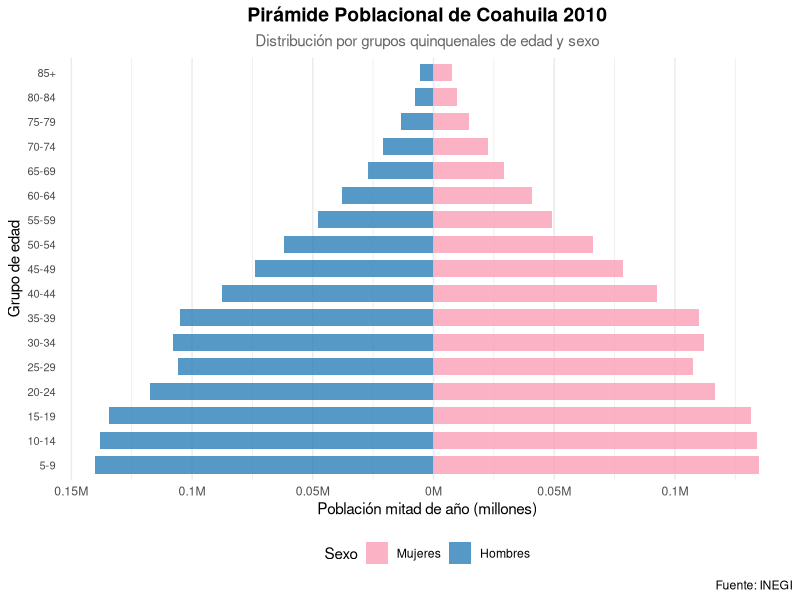
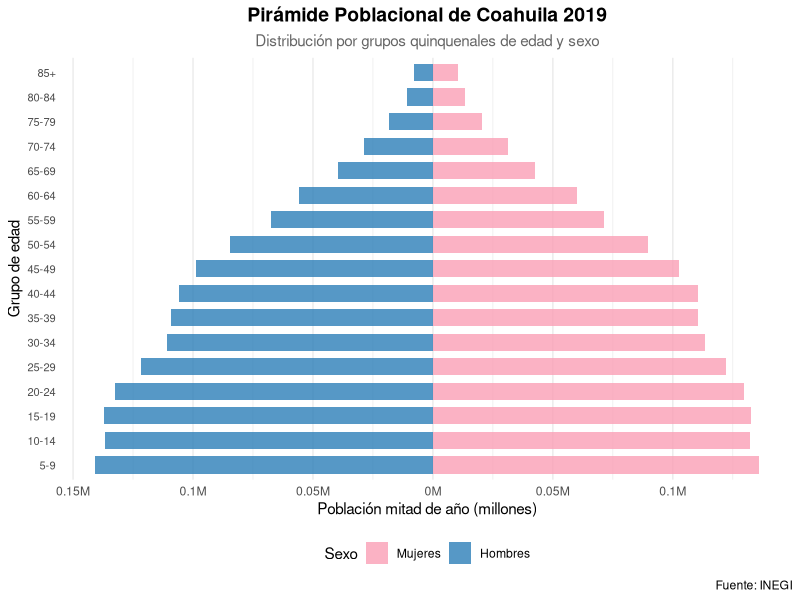
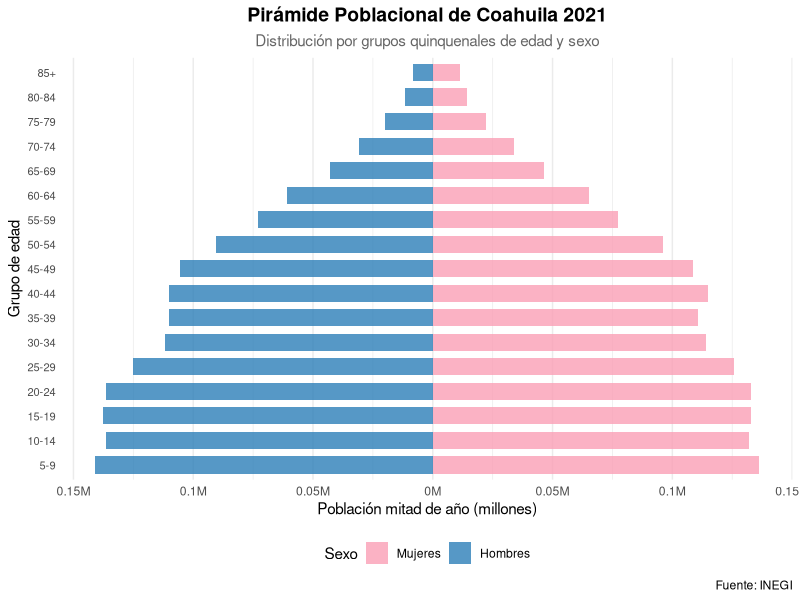
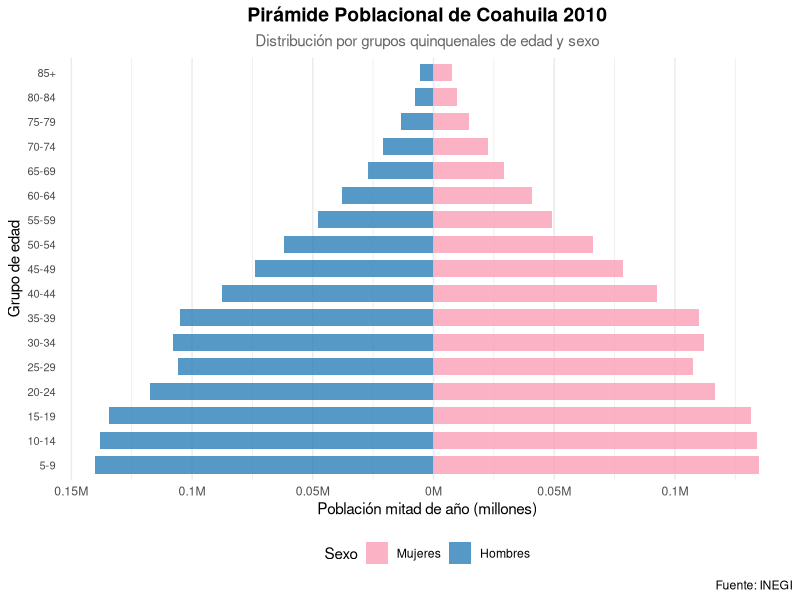
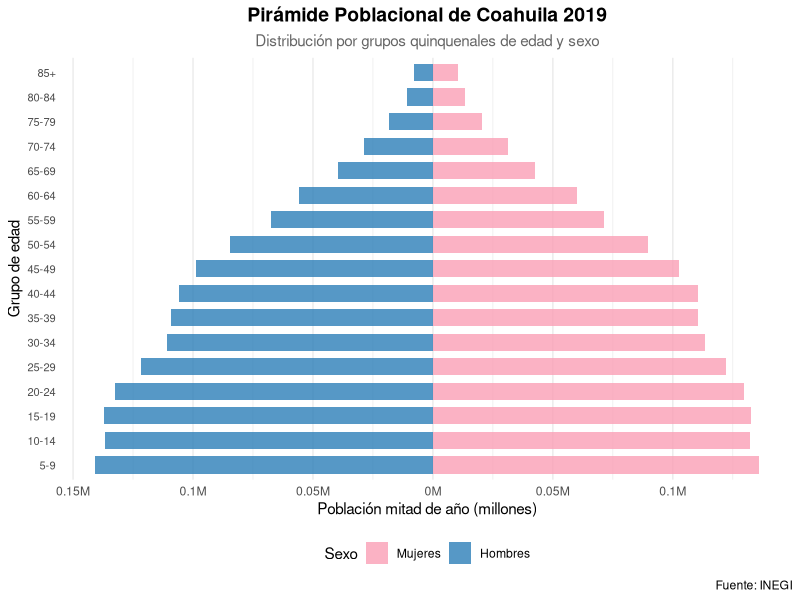
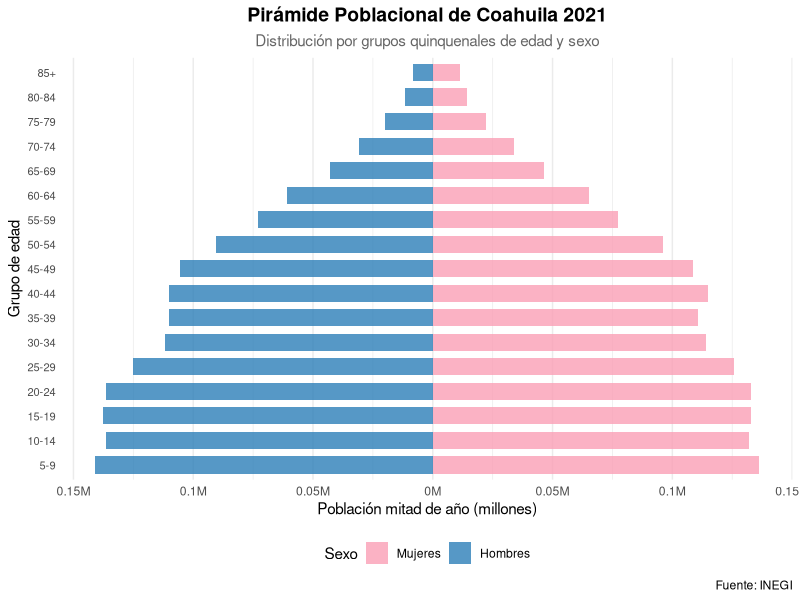

Recreate these plots in R, in order.
# ==============================================================================
# Cálculo de Años Persona Vividos (APV) y Pirámides Poblacionales: Coahuila
# ==============================================================================

# Carga de paquetes ----
library(readxl)
library(reshape2)
library(lubridate)
library(ggplot2)
library(data.table)
library(dplyr)

# Definición de la función expo (Incrustada para evitar el uso de archivos externos) ----
expo <- function(pop_0, pop_T, t_0, t_T, t) {
  # Convertir fechas a años decimales
  date_0 <- decimal_date(ymd(t_0))
  date_T <- decimal_date(ymd(t_T))
  
  # Tiempo transcurrido entre censos
  time_span <- date_T - date_0
  
  # Tasa de crecimiento exponencial (r)
  r <- log(pop_T / pop_0) / time_span
  
  # Estimación de la población al tiempo de interés 't'
  pop_t <- pop_0 * exp(r * (t - date_0))
  
  return(pop_t)
}

# Carga de tabla de datos ----
# (Asegúrate de haber corrido antes tu script de limpieza con los datos de Coahuila)
censos_pro <- fread("Data/censos_pro.csv")


# ==============================================================================
# 1. CÁLCULO DE APV (POBLACIÓN A MITAD DE AÑO) ----
# ==============================================================================

# --- Año 2010 ---
N_2010 <- expo(censos_pro[year==2010] %>% .$pop, 
               censos_pro[year==2020] %>% .$pop, 
               t_0 = "2010-06-25", t_T = "2020-03-15", t = 2010.5)

apv2010 <- censos_pro[year==2010, .(age, sex)]
apv2010[, `:=`(N = N_2010, year = 2010)]


# --- Año 2019 ---
N_2019 <- expo(censos_pro[year==2010] %>% .$pop, 
               censos_pro[year==2020] %>% .$pop, 
               t_0 = "2010-06-25", t_T = "2020-03-15", t = 2019.5)

apv2019 <- censos_pro[year==2020, .(age, sex)]
apv2019[, `:=`(N = N_2019, year = 2019)]


# --- Año 2021 ---
N_2021 <- expo(censos_pro[year==2010] %>% .$pop, 
               censos_pro[year==2020] %>% .$pop, 
               t_0 = "2010-06-25", t_T = "2020-03-15", t = 2021.5)

apv2021 <- censos_pro[year==2020, .(age, sex)]
apv2021[, `:=`(N = N_2021, year = 2021)]


# --- Consolidar y guardar tablas históricas de APV ---
apv <- rbind(apv2010, apv2019, apv2021)
write.csv(apv, "Data/apv.csv", row.names = FALSE)


# ==============================================================================
# 2. PROCESAMIENTO QUINQUENAL PARA GRÁFICOS ----
# ==============================================================================

apv_quinquenal <- copy(apv)

# Definir grupos quinquenales estándares (0-4, 5-9, ..., 85+)
apv_quinquenal[, age_group := cut(age, 
                                  breaks = c(0, seq(5, 85, by = 5), Inf),
                                  labels = c("0-4", "5-9", "10-14", "15-19", "20-24", 
                                             "25-29", "30-34", "35-39", "40-44", "45-49",
                                             "50-54", "55-59", "60-64", "65-69", "70-74",
                                             "75-79", "80-84", "85+"),
                                  right = FALSE)]

# Sumar la población (N) por año, grupo quinquenal y sexo
apv_quinquenal <- apv_quinquenal[, .(N = sum(N, na.rm = TRUE)), by = .(year, age_group, sex)]

# Asegurar el orden correcto de los factores de edad en el eje
apv_quinquenal$age_group <- factor(apv_quinquenal$age_group, 
                                   levels = c("0-4", "5-9", "10-14", "15-19", "20-24", 
                                              "25-29", "30-34", "35-39", "40-44", "45-49",
                                              "50-54", "55-59", "60-64", "65-69", "70-74",
                                              "75-79", "80-84", "85+"))


# ==============================================================================
# 3. GENERACIÓN DE PIRÁMIDES POBLACIONALES (COAHUILA) ----
# ==============================================================================

# Asegurar que existan las carpetas de destino para que ggsave no falle
if(!dir.exists("images/apv")) dir.create("images/apv", recursive = TRUE)

# --- Gráfica Coahuila 2010 ---
ggplot(apv_quinquenal[year == 2010], aes(x = age_group, y = ifelse(sex == "male", -N/1e6, N/1e6), fill = sex)) +
  geom_col(width = 0.7, alpha = 0.8) +
  coord_flip() +
  scale_y_continuous(
    labels = function(x) paste0(abs(x), "M"),
    breaks = scales::pretty_breaks(n = 8)
  ) +
  scale_fill_manual(
    values = c("male" = "#2c7fb8", "female" = "#fa9fb5"),
    labels = c("male" = "Hombres", "female" = "Mujeres")
  ) +
  labs(
    title = "Pirámide Poblacional de Coahuila 2010",
    subtitle = "Distribución por grupos quinquenales de edad y sexo",
    x = "Grupo de edad",
    y = "Población mitad de año (millones)",    
    fill = "Sexo",
    caption = "Fuente: INEGI"
  ) +
  theme_minimal() +
  theme(
    legend.position = "bottom",
    plot.title = element_text(hjust = 0.5, face = "bold", size = 14),
    plot.subtitle = element_text(hjust = 0.5, color = "gray40"),
    axis.text.y = element_text(size = 8),
    panel.grid.major.y = element_blank()
  )
ggsave("images/apv/apv_2010.png", width = 10, height = 6, dpi = 300)


# --- Gráfica Coahuila 2019 ---
ggplot(apv_quinquenal[year == 2019], aes(x = age_group, y = ifelse(sex == "male", -N/1e6, N/1e6), fill = sex)) +
  geom_col(width = 0.7, alpha = 0.8) +
  coord_flip() +
  scale_y_continuous(
    labels = function(x) paste0(abs(x), "M"),
    breaks = scales::pretty_breaks(n = 8)
  ) +
  scale_fill_manual(
    values = c("male" = "#2c7fb8", "female" = "#fa9fb5"),
    labels = c("male" = "Hombres", "female" = "Mujeres")
  ) +
  labs(
    title = "Pirámide Poblacional de Coahuila 2019",
    subtitle = "Distribución por grupos quinquenales de edad y sexo",
    x = "Grupo de edad",
    y = "Población mitad de año (millones)",    
    fill = "Sexo",
    caption = "Fuente: INEGI"
  ) +
  theme_minimal() +
  theme(
    legend.position = "bottom",
    plot.title = element_text(hjust = 0.5, face = "bold", size = 14),
    plot.subtitle = element_text(hjust = 0.5, color = "gray40"),
    axis.text.y = element_text(size = 8),
    panel.grid.major.y = element_blank()
  )
ggsave("images/apv/apv_2019.png", width = 10, height = 6, dpi = 300)


# --- Gráfica Coahuila 2021 ---
ggplot(apv_quinquenal[year == 2021], aes(x = age_group, y = ifelse(sex == "male", -N/1e6, N/1e6), fill = sex)) +
  geom_col(width = 0.7, alpha = 0.8) +
  coord_flip() +
  scale_y_continuous(
    labels = function(x) paste0(abs(x), "M"),
    breaks = scales::pretty_breaks(n = 8)
  ) +
  scale_fill_manual(
    values = c("male" = "#2c7fb8", "female" = "#fa9fb5"),
    labels = c("male" = "Hombres", "female" = "Mujeres")
  ) +
  labs(
    title = "Pirámide Poblacional de Coahuila 2021",
    subtitle = "Distribución por grupos quinquenales de edad y sexo",
    x = "Grupo de edad",
    y = "Población mitad de año (millones)",    
    fill = "Sexo",
    caption = "Fuente: INEGI"
  ) +
  theme_minimal() +
  theme(
    legend.position = "bottom",
    plot.title = element_text(hjust = 0.5, face = "bold", size = 14),
    plot.subtitle = element_text(hjust = 0.5, color = "gray40"),
    axis.text.y = element_text(size = 8),
    panel.grid.major.y = element_blank()
  )
ggsave("images/apv/apv_2021.png", width = 10, height = 6, dpi = 300)
